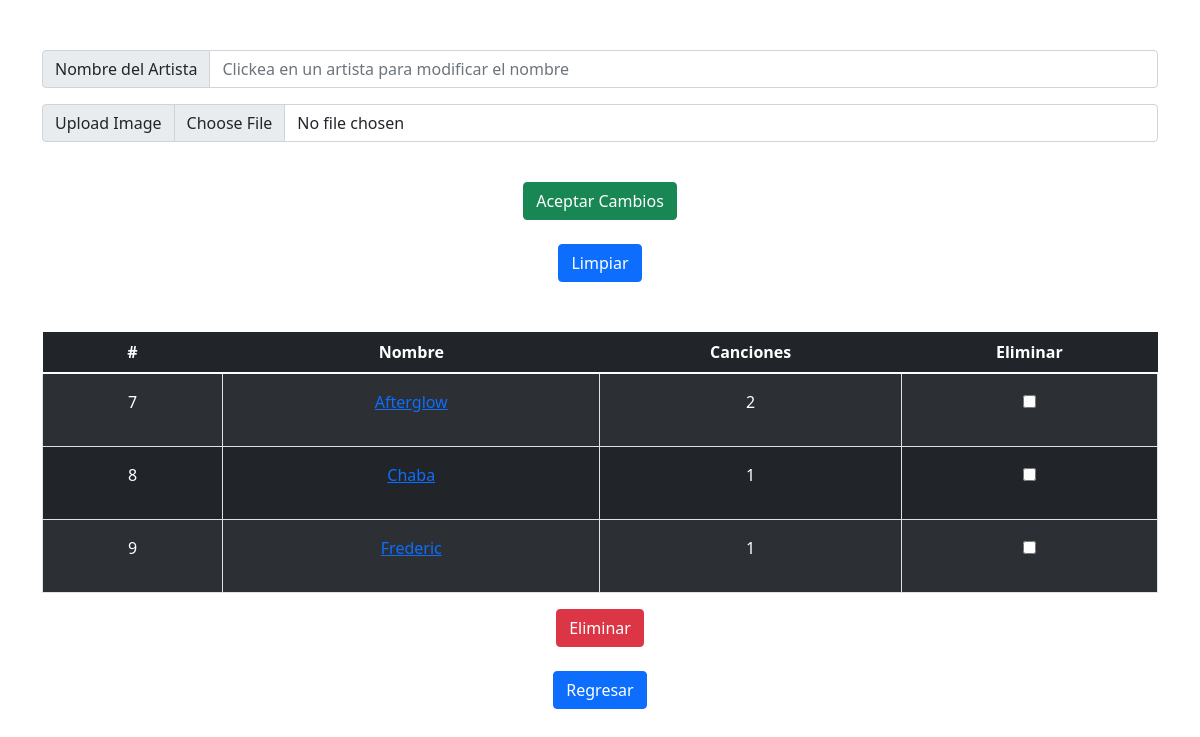
The page /pages/artistas.php (signed in) on the database its author committed.
### tables this page shows
CREATE TABLE `artistas` (
  `IdArtista` int(11) NOT NULL,
  `Nombre` varchar(255) NOT NULL,
  `Imagen` varchar(255) NOT NULL
);

### pages/artistas.php (the view, shortened to what this page needs)
<?php
    include('conexion.php');
    $IdArtista = "";
    if(isset($_POST["IdArtista"])){
        $IdArtista = trim($_POST["IdArtista"]);
        if ($IdArtista == ""){
            if(isset($_GET["IdArtista"])){
                $IdArtista = $_GET["IdArtista"];
                if ($IdArtista == ""){
                    $IdArtista = "";
                }
            }
        }
    }
    else{
        if ($IdArtista == ""){
            $IdArtista = "";
        }
    }
?>
<!DOCTYPE html>
<html lang="en">
<head>
    <link href="https://cdn.jsdelivr.net/npm/bootstrap@5.1.3/dist/css/bootstrap.min.css" rel="stylesheet">
</head>
<body>
    <?php
    if ($_SESSION['tipoUsuario'] == 1 && $_SESSION['IdUsuario'] != 0) {
        ?>
        <div class="container text-center" style="padding-top: 50px;">
            <form action="eArtistas.php?padre=1" method="post" class="form-container" enctype='multipart/form-data'>
                <div class="input-group mb-3">
                    <span class="input-group-text" id="basic-addon1">Nombre del Artista</span>
                    <?php
                        if ($IdArtista != "") {
                            $artista = "";
                            $imagen = "";
                            $query = "select Nombre, Imagen from artistas where IdArtista = '".$IdArtista."'";
                            $result = mysqli_query($conn, $query);
                            while ($row = mysqli_fetch_row($result)) {
                                $artista = $row[0];
                                $imagen = $row[1];
                            }
                            echo '<input type="text" class="form-control" id="nombre" name="nombre" value="'.$artista.'">';
                            echo '<input type="hidden" name="IdArtista" id="id" value="'.$IdArtista.'">';
                            echo '</div><br>';
                            ?>
                            <div class="input-group mb-3">
                                <?php
                                    echo "<img src='../assets/artistas/img/".$imagen."' id='rutaImagen' class='img-fluid ' style='width: 100px; height: 100px;'/>"
                                ?>
                                <label class="input-group-text" for="inputGroupFile01">Upload Image 2</label>
                                <input type="file" class="form-control" id="imagen" name="imagen">
                                <?php echo '<input type="hidden" class="form-control" name="imagenOriginal" value="'.$imagen.'">'; ?>
                            <?php
                        }else{
                            ?>
                            <input type="text" class="form-control" placeholder="Clickea en un artista para modificar el nombre" id="nombre" name="nombre">
                            </div>
                            <div class="input-group mb-3">
                                <label class="input-group-text" for="inputGroupFile01">Upload Image</label>
                                <input type="file" id="name" name="imagen" class="form-control">
                            <?php
                        }
                    ?>
                </div>
                <br>
                <button class="btn btn-success" type="submit">Aceptar Cambios</button>
            </form>
            <br>
            <button class="btn btn-primary" onclick="limpiar()">Limpiar</button>
        </div>
        <div class="container text-center" style="padding-top: 50px;">
            <form form action="eArtistas.php?padre=2" method="post" class="form-container">
                <table class="table table-dark table-striped">
                    <thead>
                        <tr>
                        <th scope="col">#</th>
                        <th scope="col">Nombre</th>
                        <th scope="col">Canciones</th>
                        <th scope="col">Eliminar</th>
                        </tr>
                    </thead>
                    <tbody>
                        <?php
                        $query = "select IdArtista, Nombre from artistas order by IdArtista asc";
                        $result = mysqli_query($conn, $query);
                        while ($row = mysqli_fetch_row($result)) {
                            $id = $row[0];
                            $nombre = $row[1];
                            $query = "select count(*) from canciones where IdArtista = '".$id."'";
                            $result2 = mysqli_query($conn, $query);
                            while ($row = mysqli_fetch_row($result2)) {
                                $videos = $row[0];
                                echo "<tr><td class = 'px-4 py-3 text-sm border'> <p class = 'font-semibold'>".$id."</p></td> \n";
                                echo "<td class = 'px-4 py-3 text-sm border'> <a href='artistas.php?IdArtista=".$id."'><p class = 'font-semibold'>".$nombre."</p></a></td> \n";
                                echo "<td class = 'px-4 py-3 text-sm border'> <p class = 'font-semibold'>".$videos."</p></td> \n";
                                echo "<td class = 'px-4 py-3 text-sm border'><input type='checkbox' name='chk[]' value='".$id."'></td></tr>";
                            }
                        }
                        ?>
                    </tbody>
                </table>
                <button class="btn btn-danger" type="submit">Eliminar</button>
            </form>
            <br>
            <a href="admin.php" class="btn btn-primary">Regresar</a>
        </div>
        <?php
    }else{
        ?>
        <h1>No tienes derecho a ingresar</h1>
        <?php
    }
    ?>
</body>
</html>

### rows shown on the page
artistas: IdArtista "7", Nombre "Afterglow", videos "2"
artistas: IdArtista "8", Nombre "Chaba", videos "1"
artistas: IdArtista "9", Nombre "Frederic", videos "1"
